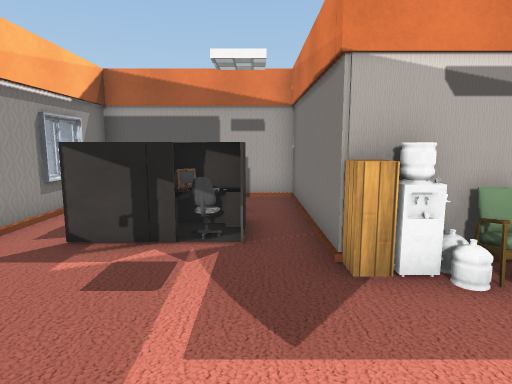
View 1 (above)

20 first-person views from a walk through a 3-D level made in the Unity game engine. The camera is 1.5 m above the floor, tilts 8° down and sees 75° across. The floor is counted in squares, 1 m on a side. Each view is taken from the middle of a square. On the plan, view 1 faces up. The plan holds only what a view shows up to about 15 squares ahead; the rest is blank. The place goes on beyond the plan. The player is left out. Door leaves are left out, so doorways stand open. Some surface patterns are stand-ins.

View 2
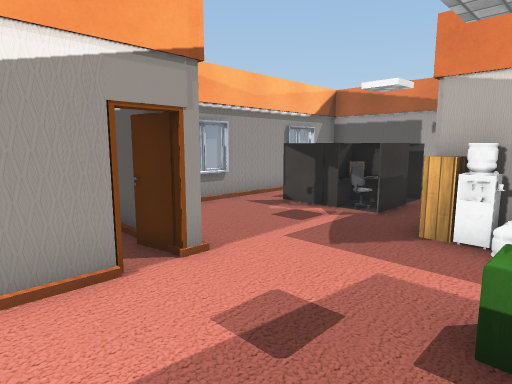

View 3
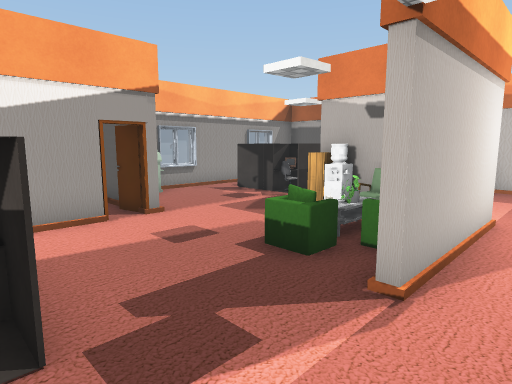

View 4
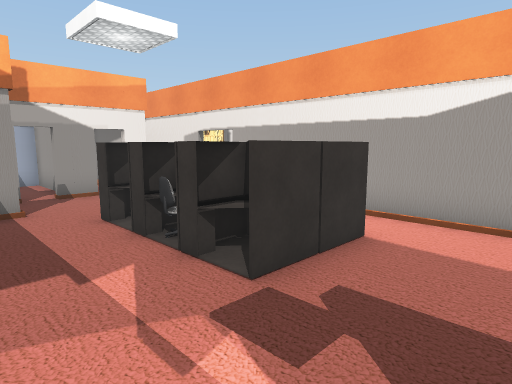

View 5
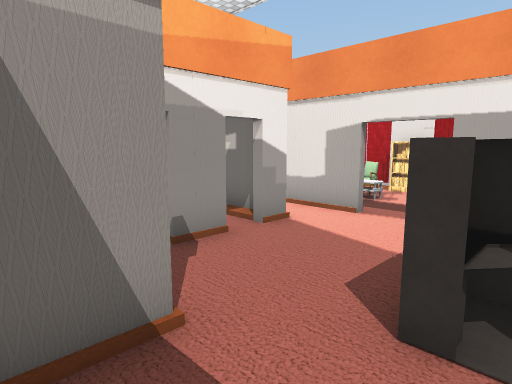

View 6
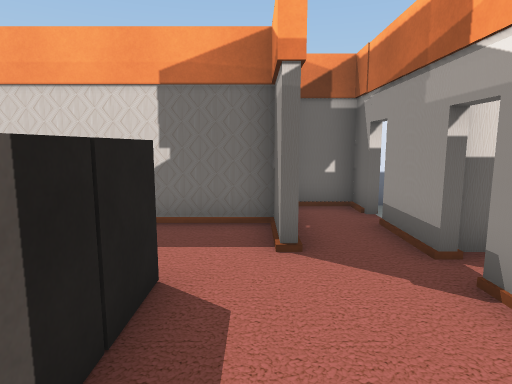

View 7
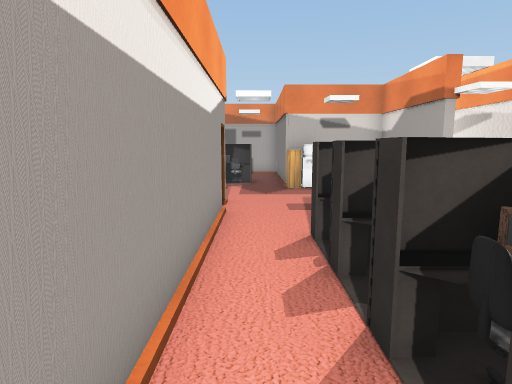

View 8
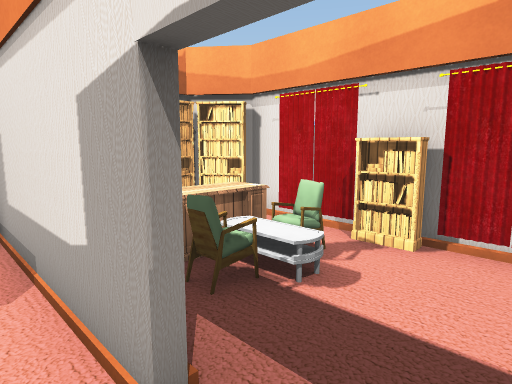

View 9
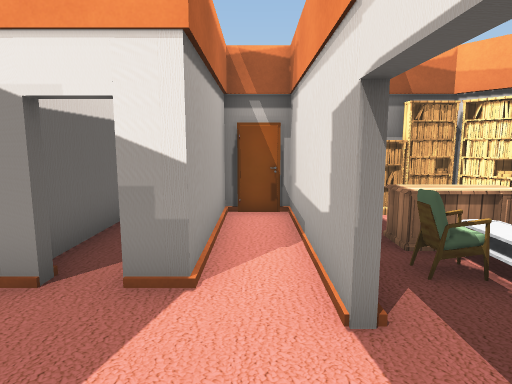

View 10
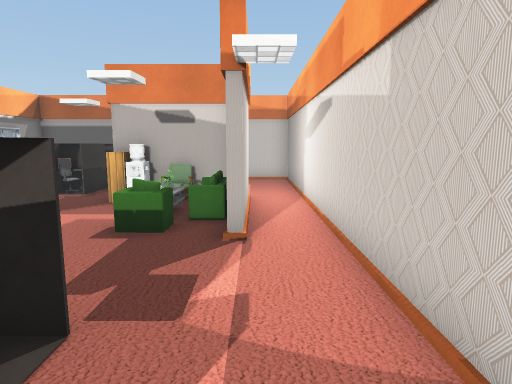

View 11
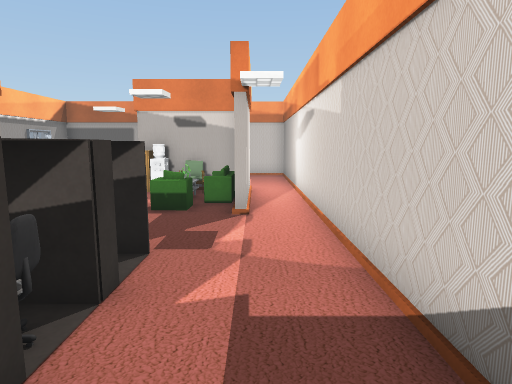

View 12
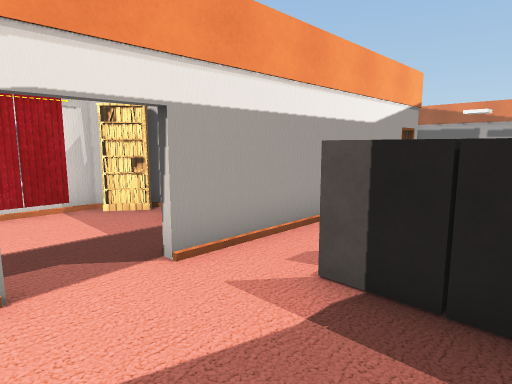

View 13
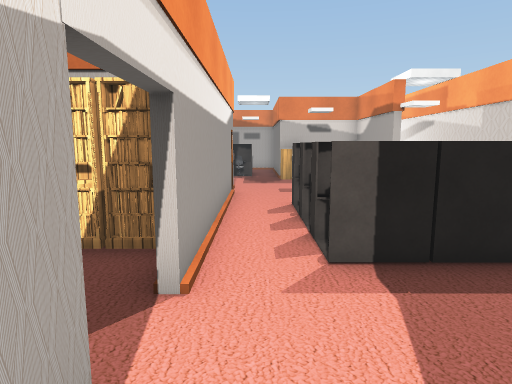

View 14
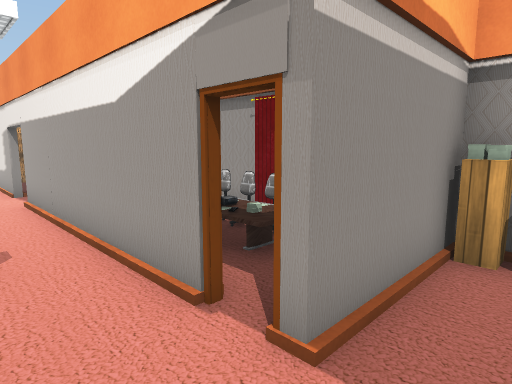

View 15
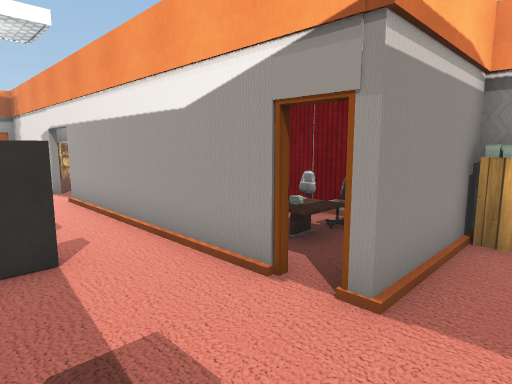

View 16
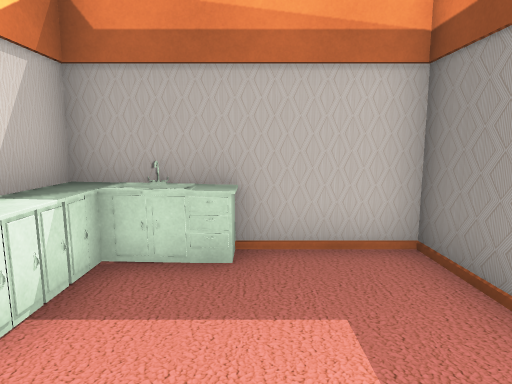

View 17
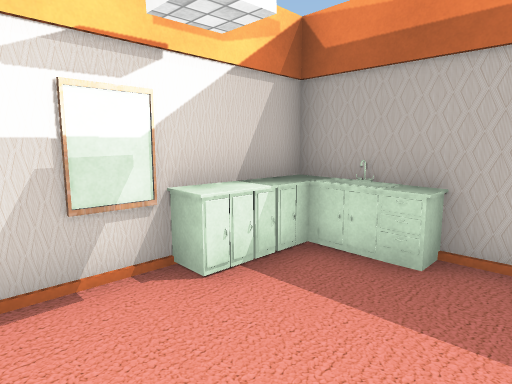

View 18
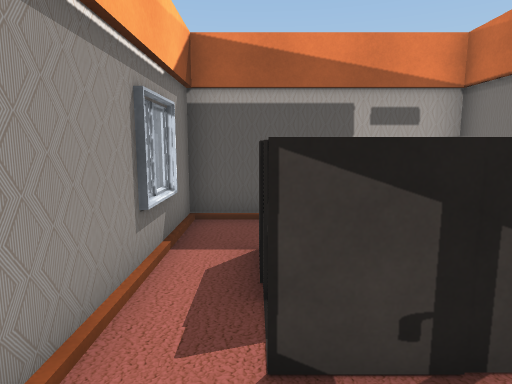

View 19
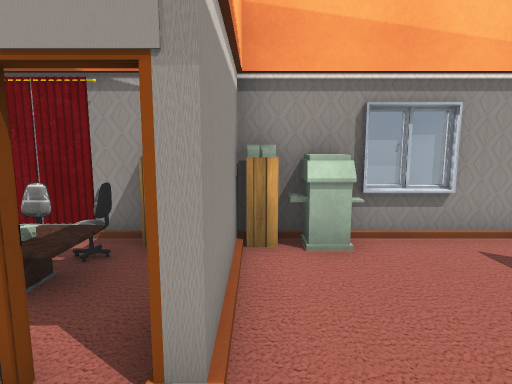

View 20
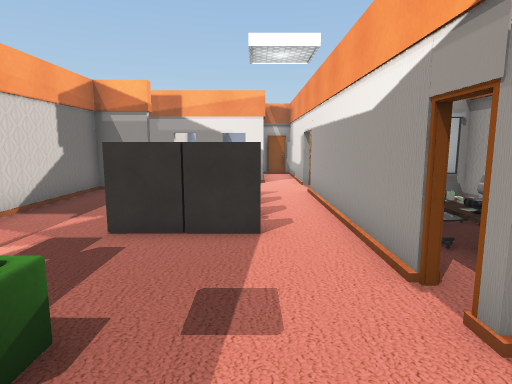

### Floor plan
Ten units are one square. View 1 is at (0, 0); x grows to the right and y downward. Boxes are objects, and circles mark ways between rooms. Rooms are numbered by the first view taken in them; rooms with no view inside come last. Other rooms are left out.
<svg viewBox="-49 -103 136 253">
<path fill="none" stroke="#000" d="M-8 4 -8 79M-25 -7 -8 -7M11 -44 11 -98 -44 -98 -44 -24M44 -42 24 -42M46 83 64 83 64 -46M48 -45 48 -1M-8 95 -8 145 7 145 7 104 15 104M22 104 35 104M64 -46 64 -98 13 -98 13 -54M71 104 82 104 82 90M42 104 62 104M-22 -4 -31 -4M-9 -4 -19 -2M-44 7 -44 40M27 136 27 112M10 110 10 142"/>
<rect x="-35" y="-65" width="20" height="20" fill="#bbb"><title>other object</title></rect>
<rect x="-35" y="-85" width="20" height="20" fill="#bbb"><title>other object</title></rect>
<rect x="-15" y="-55" width="10" height="10" fill="#bbb"><title>other object</title></rect>
<rect x="-15" y="-65" width="10" height="10" fill="#bbb"><title>other object</title></rect>
<rect x="-15" y="-85" width="20" height="20" fill="#bbb"><title>other object</title></rect>
<rect x="-5" y="-65" width="10" height="20" fill="#bbb"><title>other object</title></rect>
<rect x="5" y="65" width="20" height="10" fill="#bbb"><title>other object</title></rect>
<rect x="5" y="55" width="10" height="10" fill="#bbb"><title>other object</title></rect>
<rect x="5" y="35" width="20" height="20" fill="#bbb"><title>other object</title></rect>
<rect x="5" y="-45" width="10" height="10" fill="#bbb"><title>other object</title></rect>
<rect x="15" y="55" width="10" height="10" fill="#bbb"><title>other object</title></rect>
<rect x="15" y="-45" width="10" height="10" fill="#bbb"><title>other object</title></rect>
<rect x="25" y="55" width="10" height="20" fill="#bbb"><title>other object</title></rect>
<rect x="25" y="45" width="10" height="10" fill="#bbb"><title>other object</title></rect>
<rect x="25" y="25" width="10" height="20" fill="#bbb"><title>other object</title></rect>
<rect x="25" y="-35" width="20" height="30" fill="#bbb"><title>other object</title></rect>
<rect x="25" y="-35" width="10" height="10" fill="#bbb"><title>other object</title></rect>
<rect x="15" y="-95" width="30" height="30" fill="#bbb"><title>other object</title></rect>
<rect x="-35" y="25" width="10" height="10" fill="#bbb"><title>other object</title></rect>
<rect x="-35" y="15" width="10" height="10" fill="#bbb"><title>other object</title></rect>
<rect x="-35" y="5" width="10" height="10" fill="#bbb"><title>other object</title></rect>
<rect x="-25" y="15" width="10" height="10" fill="#bbb"><title>other object</title></rect>
<rect x="-25" y="5" width="10" height="10" fill="#bbb"><title>other object</title></rect>
<circle cx="60" cy="-40" r="3" fill="#2a7"/>
<circle cx="40" cy="105" r="3" fill="#2a7"/>
<circle cx="40" cy="90" r="3" fill="#2a7"/>
<circle cx="20" cy="105" r="3" fill="#2a7"/>
<text x="20" y="20">1</text>
<text x="40" y="-70">2</text>
<text x="60" y="90">3</text>
<text x="-20" y="20">4</text>
<text x="20" y="130">5</text>
</svg>
Room 1 opens to room 2. Room 1 opens to room 3. Room 1 opens to room 5.

Where each view was taken, in squares from view 1:
view 1: 0 up, 0 right, facing up
view 2: 2 down, 3 right, facing up-left
view 3: 3 down, 6 right, facing up-left
view 4: 0 up, 6 right, facing down-left
view 5: 6 down, 6 right, facing down-left
view 6: 8 down, 0 right, facing right
view 7: 8 down, 0 right, facing up
view 8: 8 down, 0 right, facing down-left
view 9: 7 down, 0 right, facing down
view 10: 5 down, 5 right, facing up
view 11: 7 down, 5 right, facing up
view 12: 10 down, 3 right, facing up-left
view 13: 11 down, 0 right, facing up
view 14: 2 up, 1 right, facing down-left
view 15: 2 up, 2 right, facing down-left
view 16: 5 up, 4 right, facing up
view 17: 5 up, 5 right, facing up-left
view 18: 3 up, 3 left, facing up
view 19: 1 up, 1 right, facing left
view 20: 3 up, 1 right, facing down
